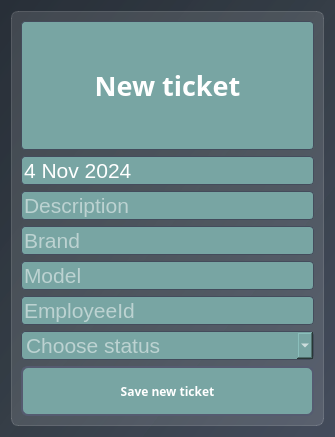
<?xml version="1.0" encoding="UTF-8"?>
<ui version="4.0">
 <class>Dialog</class>
 <widget class="QDialog" name="Dialog">
  <property name="geometry">
   <rect>
    <x>0</x>
    <y>0</y>
    <width>335</width>
    <height>437</height>
   </rect>
  </property>
  <property name="windowTitle">
   <string>Dialog</string>
  </property>
  <property name="styleSheet">
   <string notr="true">QWidget {
    font-family: &quot;Noto Sans SC&quot;;
    background-color: qlineargradient(spread:pad, x1:1, y1:1, x2:0, y2:0, stop:0 rgba(68, 76, 92, 255), stop:0.5 rgba(52, 61, 70, 235), stop:1 rgba(40, 47, 56, 255));
}</string>
  </property>
  <layout class="QHBoxLayout" name="horizontalLayout">
   <item>
    <widget class="QFrame" name="new_ticket">
     <property name="styleSheet">
      <string notr="true">background-color: rgba(255, 255, 255, 30); 
border: 1px solid rgba(255,255,255,40);
border-radius: 7px;</string>
     </property>
     <property name="frameShape">
      <enum>QFrame::Shape::NoFrame</enum>
     </property>
     <property name="frameShadow">
      <enum>QFrame::Shadow::Raised</enum>
     </property>
     <layout class="QVBoxLayout" name="verticalLayout">
      <item>
       <widget class="QLabel" name="new_ticket_label">
        <property name="font">
         <font>
          <family>Noto Sans SC</family>
          <pointsize>20</pointsize>
          <bold>true</bold>
         </font>
        </property>
        <property name="styleSheet">
         <string notr="true">    background-color: #78a5a3;
    color: #FFFFFF;
    border: 1px solid #444c5c;
    border-radius: 4px;</string>
        </property>
        <property name="text">
         <string>New ticket</string>
        </property>
        <property name="alignment">
         <set>Qt::AlignmentFlag::AlignCenter</set>
        </property>
       </widget>
      </item>
      <item>
       <widget class="QDateEdit" name="ticket_date">
        <property name="styleSheet">
         <string notr="true">    background-color: #78a5a3;
    color: #FFFFFF;
    border: 1px solid #444c5c;
    border-radius: 4px;
	font-size: 16pt;</string>
        </property>
        <property name="alignment">
         <set>Qt::AlignmentFlag::AlignLeading|Qt::AlignmentFlag::AlignLeft|Qt::AlignmentFlag::AlignVCenter</set>
        </property>
        <property name="buttonSymbols">
         <enum>QAbstractSpinBox::ButtonSymbols::NoButtons</enum>
        </property>
        <property name="dateTime">
         <datetime>
          <hour>17</hour>
          <minute>0</minute>
          <second>0</second>
          <year>2024</year>
          <month>11</month>
          <day>4</day>
         </datetime>
        </property>
        <property name="currentSectionIndex">
         <number>0</number>
        </property>
       </widget>
      </item>
      <item>
       <widget class="QLineEdit" name="ticket_description">
        <property name="styleSheet">
         <string notr="true">font-size: 16pt;
   background-color: #78a5a3;
    color: #FFFFFF;
    border: 1px solid #444c5c;
    border-radius: 4px;</string>
        </property>
        <property name="alignment">
         <set>Qt::AlignmentFlag::AlignLeading|Qt::AlignmentFlag::AlignLeft|Qt::AlignmentFlag::AlignVCenter</set>
        </property>
        <property name="placeholderText">
         <string>Description</string>
        </property>
       </widget>
      </item>
      <item>
       <widget class="QLineEdit" name="ticket_brand">
        <property name="styleSheet">
         <string notr="true">font-size: 16pt;
    background-color: #78a5a3;
    color: #FFFFFF;
    border: 1px solid #444c5c;
    border-radius: 4px;</string>
        </property>
        <property name="placeholderText">
         <string>Brand</string>
        </property>
       </widget>
      </item>
      <item>
       <widget class="QLineEdit" name="ticket_model">
        <property name="styleSheet">
         <string notr="true">font-size: 16pt;
    background-color: #78a5a3;
    color: #FFFFFF;
    border: 1px solid #444c5c;
    border-radius: 4px;</string>
        </property>
        <property name="text">
         <string/>
        </property>
        <property name="placeholderText">
         <string>Model</string>
        </property>
       </widget>
      </item>
      <item>
       <widget class="QLineEdit" name="ticket_employee">
        <property name="styleSheet">
         <string notr="true">font-size: 16pt;
    background-color: #78a5a3;
    color: #FFFFFF;
    border: 1px solid #444c5c;
    border-radius: 4px;</string>
        </property>
        <property name="placeholderText">
         <string>EmployeeId</string>
        </property>
       </widget>
      </item>
      <item>
       <widget class="QComboBox" name="ticket_status">
        <property name="styleSheet">
         <string notr="true">QComboBox {
font-size: 16pt;
background-color: #78a5a3;
color: #FFFFFF;
border: 1px solid #444c5c;
border-radius: 4px;
}

QComboBox:item {
    color: black;
}</string>
        </property>
        <property name="placeholderText">
         <string>Choose status</string>
        </property>
        <item>
         <property name="text">
          <string>Created</string>
         </property>
        </item>
        <item>
         <property name="text">
          <string>In progress</string>
         </property>
        </item>
        <item>
         <property name="text">
          <string>Done</string>
         </property>
        </item>
        <item>
         <property name="text">
          <string>Closed</string>
         </property>
        </item>
       </widget>
      </item>
      <item>
       <widget class="QPushButton" name="save_ticket_button">
        <property name="minimumSize">
         <size>
          <width>230</width>
          <height>50</height>
         </size>
        </property>
        <property name="font">
         <font>
          <family>Noto Sans SC</family>
          <bold>true</bold>
         </font>
        </property>
        <property name="styleSheet">
         <string notr="true">QPushButton {
    background-color: #78a5a3;
    color: #FFFFFF;
    border: 2px solid #555B70;
    border-radius: 7px;
}

QPushButton:hover {
    background-color: #555B70;
}

QPushButton:pressed {
    background-color: #363D4A;
}</string>
        </property>
        <property name="text">
         <string>Save new ticket</string>
        </property>
        <property name="icon">
         <iconset>
          <normaloff>:/icons/icons/post_add_white_24dp.svg</normaloff>:/icons/icons/post_add_white_24dp.svg</iconset>
        </property>
        <property name="iconSize">
         <size>
          <width>24</width>
          <height>24</height>
         </size>
        </property>
       </widget>
      </item>
     </layout>
    </widget>
   </item>
  </layout>
 </widget>
 <resources>
  <include location="res-rs.qrc"/>
  <include location="res-rs.qrc"/>
 </resources>
 <connections/>
</ui>
